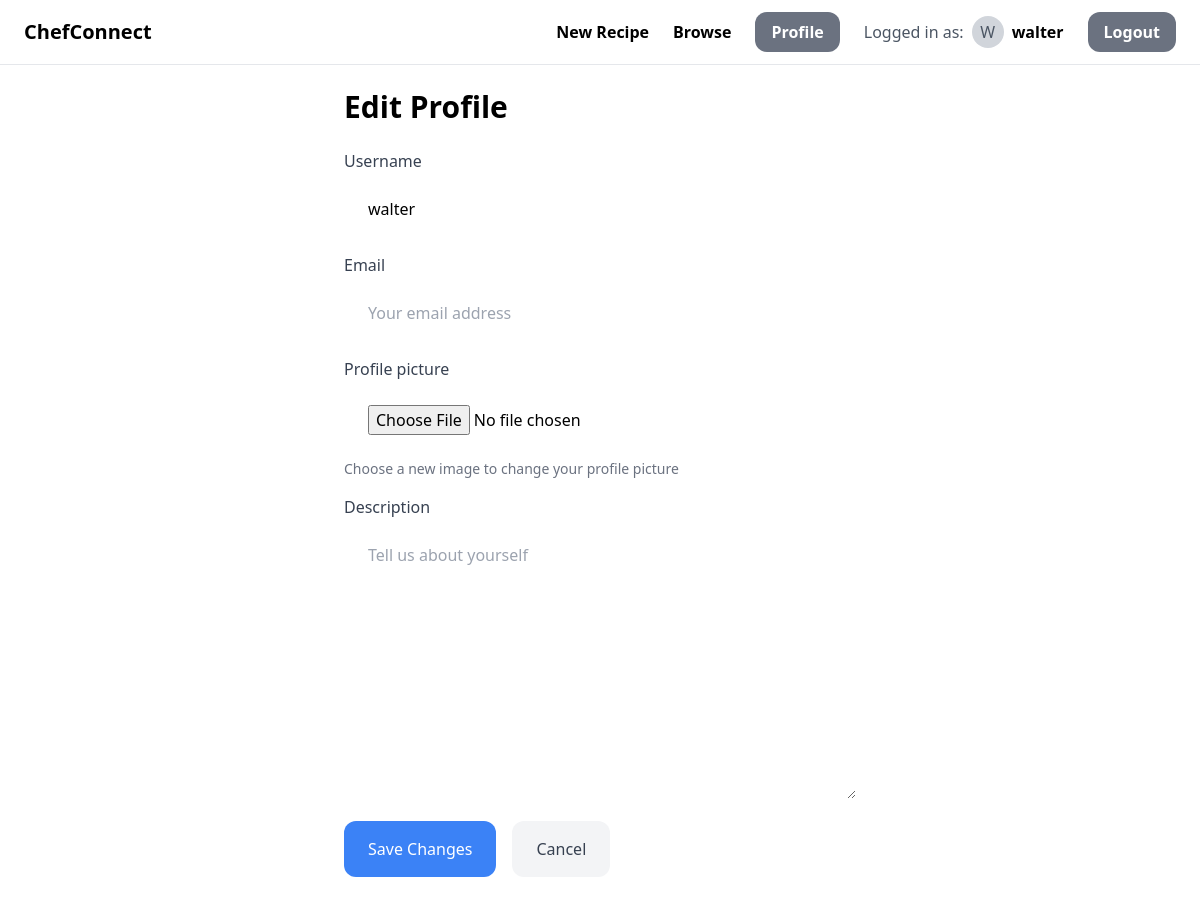
The app's page /users/profile/edit/ (signed in), older data.
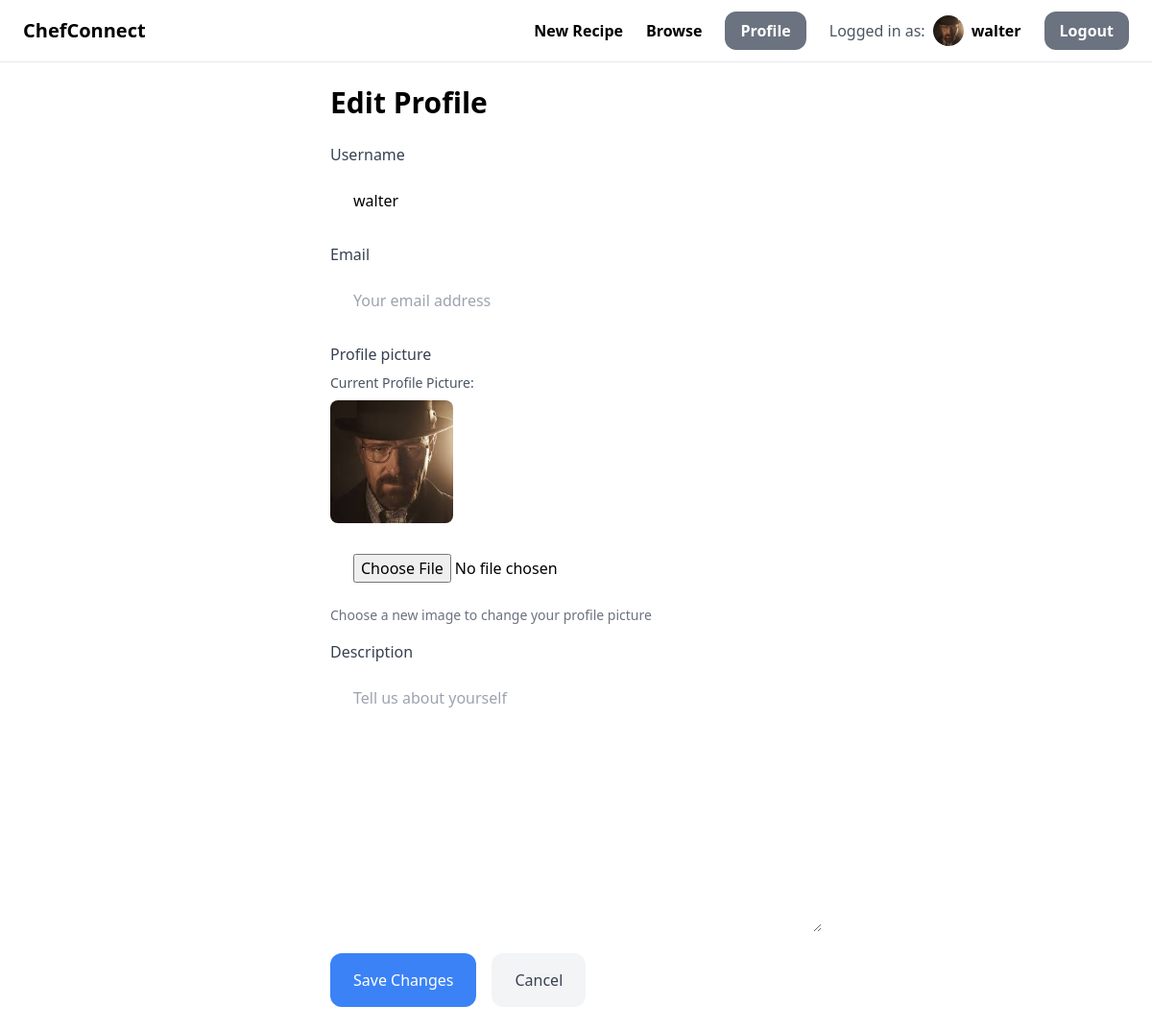
The same page, newer data.
### users/models.py (models this page shows, shortened)
class CustomUser(AbstractUser):
    profile_picture = models.ImageField(upload_to="profile_pictures", blank=True, null=True)  # media/profile_pictures
    description = models.TextField(blank=True, null=True)

### users/views.py (the view)
# urls.py: path('profile/edit/', edit_profile, name="edit_profile"),
@login_required
def edit_profile(request):
    if request.method == 'POST':
        form = ProfileEditForm(request.POST, request.FILES, instance=request.user)
        if form.is_valid():
            form.save()
            messages.success(request, 'Profile updated successfully!')
            return redirect('users:profile')  # Redirect to profile page
    else:
        form = ProfileEditForm(instance=request.user)
    return render(request, 'users/edit_profile.html', {
        'form': form
    })

### users/forms.py
class ProfileEditForm(UserChangeForm):
    password = None
    class Meta:
        model = CustomUser
        fields = ("username", "email", "profile_picture", "description")
    username = forms.CharField(widget=forms.TextInput(attrs={
        'placeholder': 'Your username',
        'class': 'w-full py-4 px-6 rounded-xl'
    }))
    email = forms.EmailField(widget=forms.EmailInput(attrs={
        'placeholder': 'Your email address',
        'class': 'w-full py-4 px-6 rounded-xl'
    }))
    profile_picture = forms.ImageField(required=False, widget=forms.FileInput(attrs={
        'class': 'w-full py-4 px-6 rounded-xl',
        'id': 'id_profile_picture_input'
    }))
    description = forms.CharField(required=False, widget=forms.Textarea(attrs={
        'placeholder': 'Tell us about yourself',
        'class': 'w-full py-4 px-6 rounded-xl'
    }))

### users/templates/users/edit_profile.html (shortened to what this page needs)
{% extends 'base.html' %}
{% block content %}
    <div class="max-w-lg mx-auto">
        <h1 class="text-3xl font-bold mb-6">Edit Profile</h1>
        <form method="post" enctype="multipart/form-data">
            {% for field in form %}
                <div class="mb-4">
                    <label class="block text-gray-700 font-medium mb-2">{{ field.label }}</label>
                    {% if field.name == 'profile_picture' %}
                        <div class="mb-4">
                            {% if user.profile_picture %}
                                <div class="mb-4">
                                    <p class="text-sm text-gray-600 mb-2">Current Profile Picture:</p>
                                    <img src="{{ user.profile_picture.url }}" id="imagePreview"
                                         alt="Current profile picture"
                                         class="w-32 h-32 object-cover rounded-lg">
                                </div>
                            {% endif %}
                            {{ field }}
                            <p class="text-sm text-gray-500 mt-2">Choose a new image to change your profile picture</p>
                        </div>
                    {% else %}
                        {{ field }}
                    {% endif %}
                </div>
            {% endfor %}
            <div class="flex gap-4">
                <button type="submit" class="py-4 px-6 text-white bg-blue-500 hover:bg-blue-600 rounded-xl">
                    Save Changes
                </button>
                <a href="{% url 'users:profile' %}"
                   class="py-4 px-6 text-gray-700 bg-gray-100 hover:bg-gray-200 rounded-xl">
                    Cancel
                </a>
            </div>
        </form>
    </div>
{% endblock %}

### chefconnect/templates/base.html (shortened to what this page needs)
{% load static %}
<!doctype html>
<html>
<head>
    <script src="https://cdn.tailwindcss.com"></script>
</head>
<body>
<nav class="py-3 px-6 flex justify-between items-center border-b border-gray-200">
    <a href="/" class="text-xl font-semibold">ChefConnect</a>
    <div class="space-x-6 flex items-center">
        <a href="{% url 'recipe:add_recipe' %}" class="text-base font-semibold hover:text-gray-500">New Recipe</a>
        <a href="" class="text-base font-semibold hover:text-gray-500">Browse</a>
        {% if request.user.is_authenticated %}
            <a href="{% url 'users:profile' %}"
               class="px-4 py-2 text-base font-semibold bg-gray-500 text-white rounded-xl hover:bg-gray-700">Profile</a>
            <div class="flex items-center space-x-2">
                <span class="text-gray-600">Logged in as:</span>
                <div class="flex items-center">
                    {% if request.user.profile_picture %}
                        <img src="{{ request.user.profile_picture.url }}" alt="Profile"
                             class="w-8 h-8 rounded-full object-cover">
                    {% else %}
                        <div class="w-8 h-8 rounded-full bg-gray-300 flex items-center justify-center">
                            <span class="text-gray-600">{{ request.user.username|first|upper }}</span>
                        </div>
                    {% endif %}
                    <span class="ml-2 font-semibold">{{ request.user.username }}</span>
                </div>
            </div>
            <a href="{% url 'users:logout' %}"
               class="px-4 py-2 text-base font-semibold bg-gray-500 text-white rounded-xl hover:bg-gray-700">Logout</a>
        {% else %}
            <a href="{% url 'users:register' %}"
               class="px-4 py-2 text-base font-semibold bg-teal-500 text-white rounded-xl hover:bg-teal-700">Sign up</a>
            <a href="{% url 'users:login' %}"
               class="px-4 py-2 text-base font-semibold bg-gray-500 text-white rounded-xl hover:bg-gray-700">Log in</a>
        {% endif %}
    </div>
</nav>
<div class="px-6 py-6">
    {% block content %}
    {% endblock %}
</div>
</body>
</html>

Row changes from the older to the newer data that the page shows:
changed CustomUser "walter": user.profile_picture: picture added; profile_picture: picture added; user.username|first "W" → (not shown)
Text that changed along with them:
new list line: "Current Profile Picture:"
